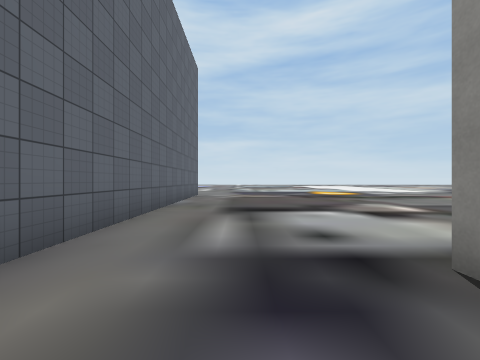
[1] (above)

24 first-person views from a walk through a scene from a Unity 3-D project. The camera is 1.3 m above the floor, looks level and sees 90° across. The floor is counted in squares, 2 m on a side. Each view is taken from the middle of a square. On the plan, view 1 faces up. The plan holds only what a view shows up to about 9 squares ahead; the rest is blank. The place goes on beyond the plan. Some surface patterns are stand-ins.

[2]
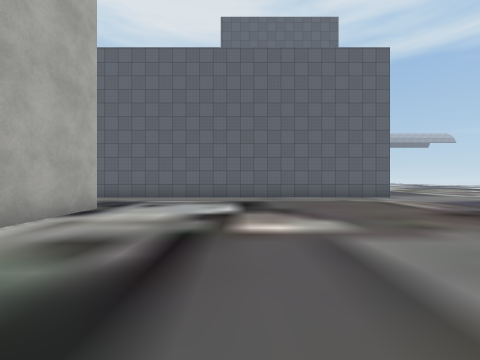

[3]
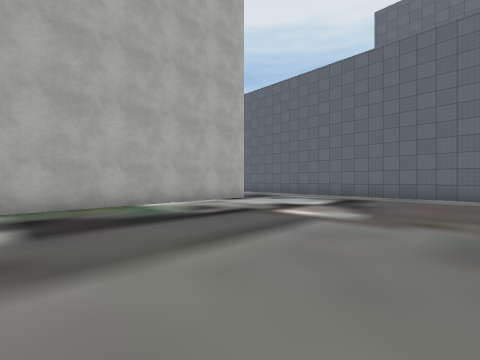

[4]
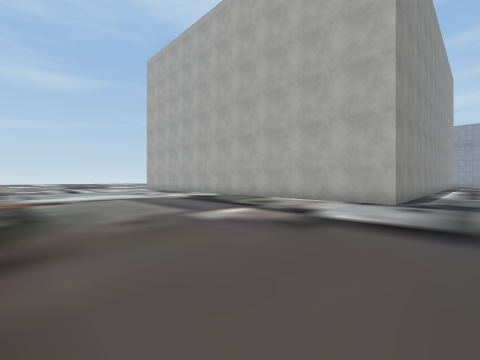

[5]
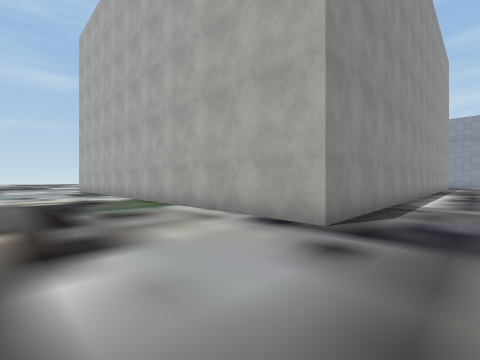

[6]
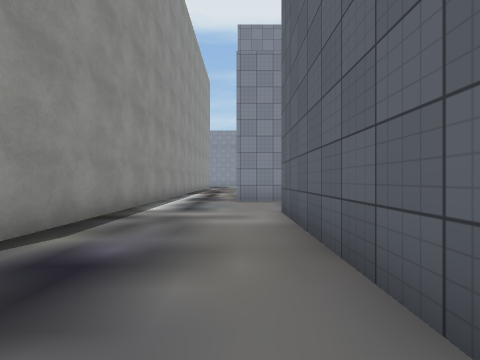

[7]
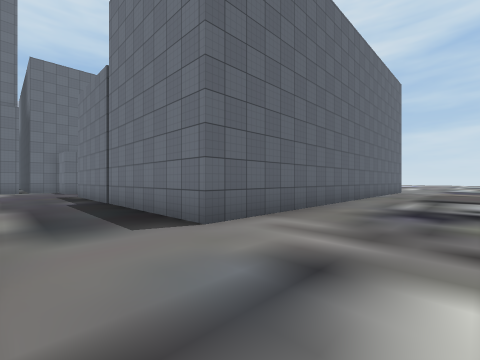

[8]
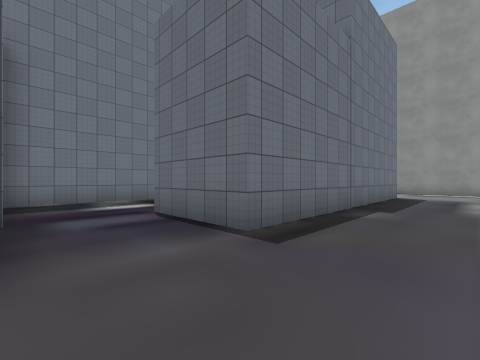

[9]
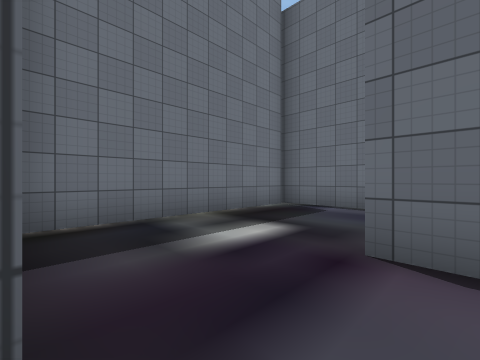

[10]
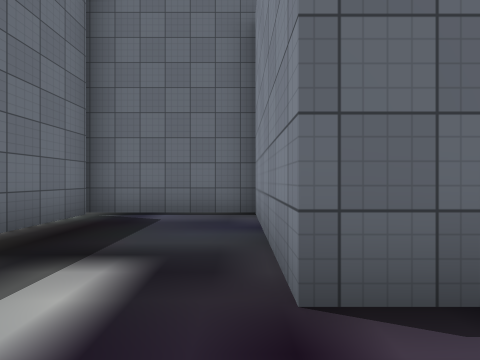

[11]
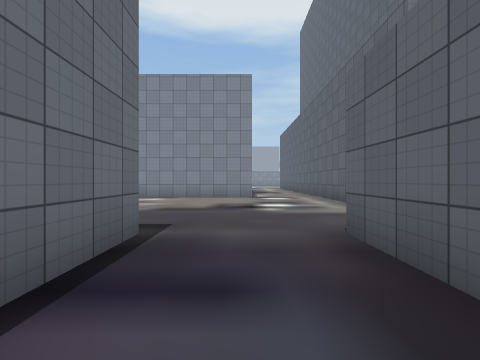

[12]
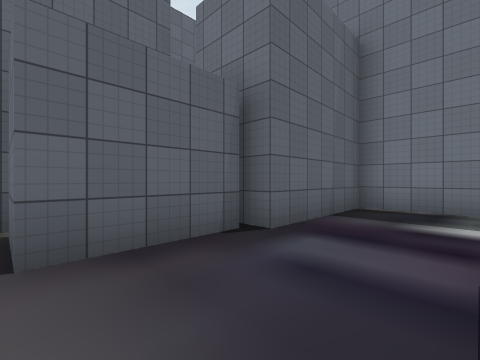

[13]
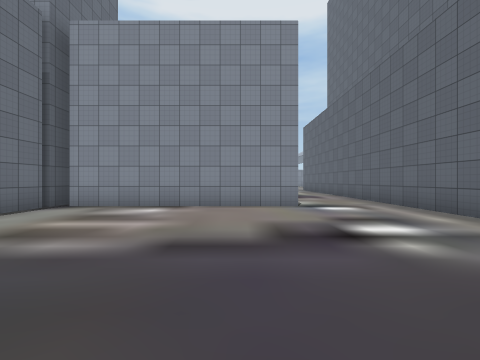

[14]
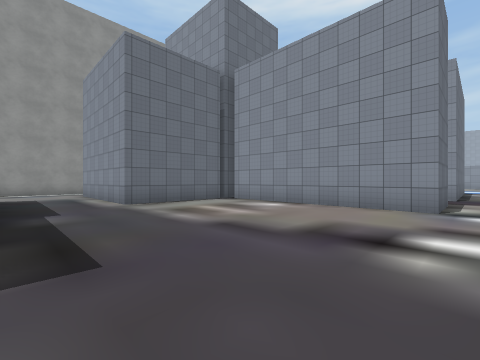

[15]
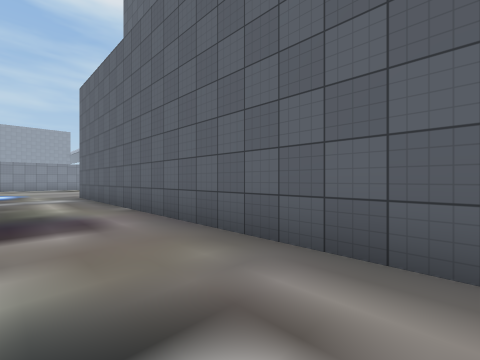

[16]
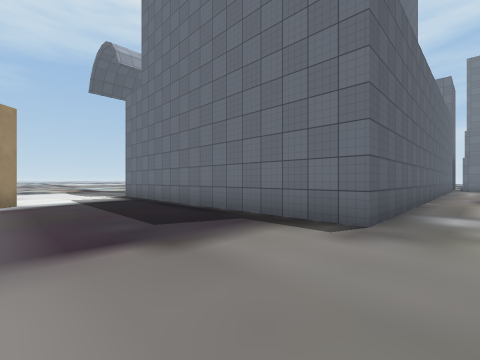

[17]
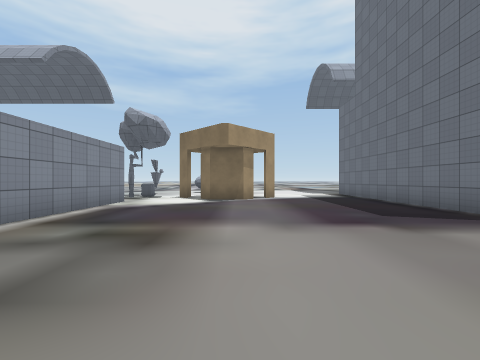

[18]
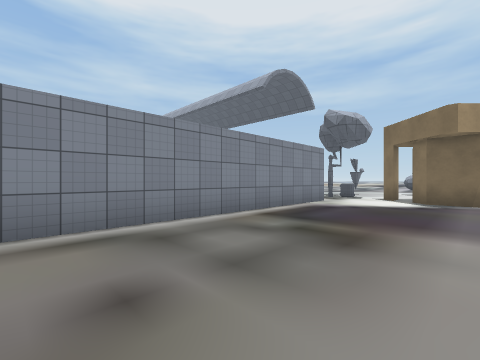

[19]
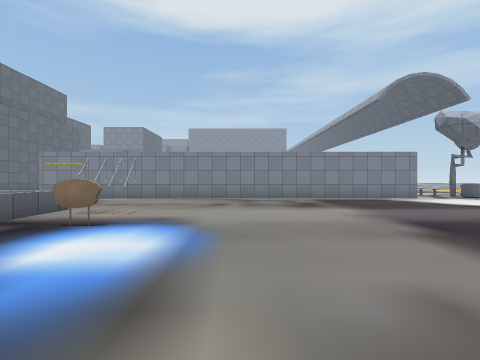

[20]
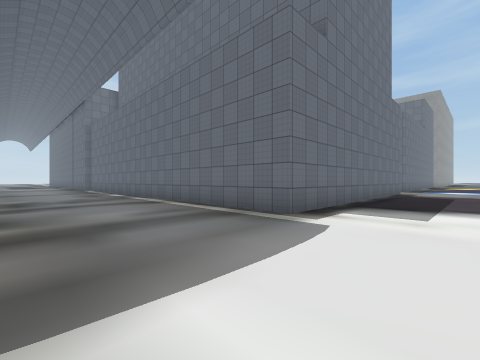

[21]
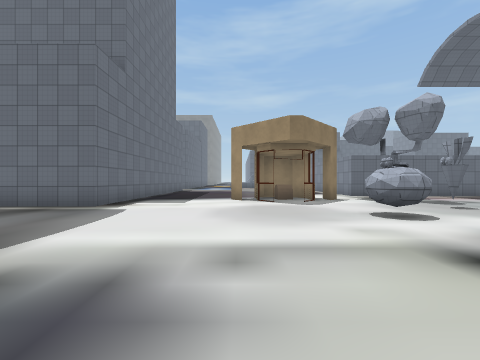

[22]
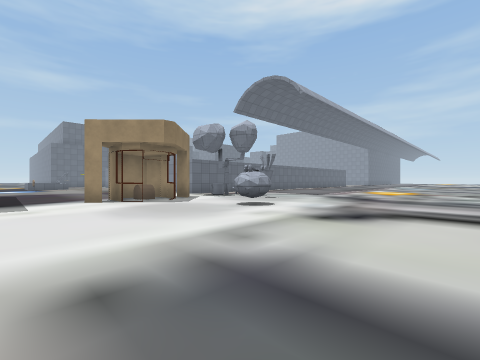

[23]
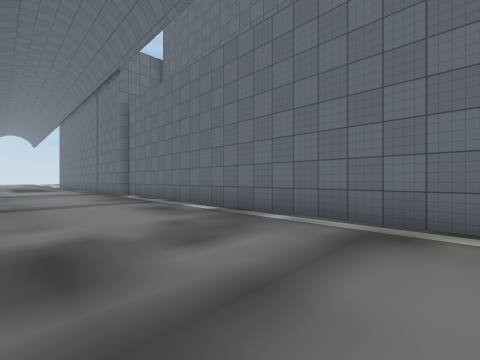

[24]
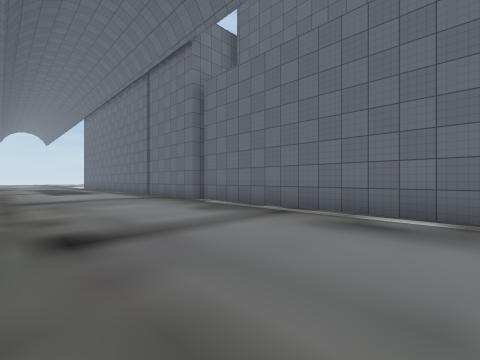

### Floor plan
Points are (right, up) in squares from view 1. A wall is a line through its corners. A room is listed if a view was taken in it or the views show most of it. See-through windows are left out.
Room 1 (views 1, 2, 3, 4, 5, 6)
walls: (-1.8, 9.5) (-1.8, -1.9) (-5.5, -1.9); (1.5, -3.4) (1.5, 1.8) (8.5, 1.8); (-5.4, -4.3) (-0.9, -4.3)
ways out: opening at (0.5, -4.5) to room 2; opening at (-6, -3.5) to room 3
Room 2 (view 7)
walls: (1.5, -6.1) (1.5, -3.4)
ways out: opening at (0.5, -4.5) to room 1
Room 3 (views 8, 9, 12, 13, 14)
walls: (-11.4, -7.9) (-5.8, -7.9); (-12.3, 0.4) (-12.3, -1.9) (-13.6, -1.9); (-5.5, -1.9) (-9.8, -1.9) (-9.8, 0.7); (-12, 0.6) (-12.6, 0.6); (-5.4, -8.5) (-5.4, -4.3)
ways out: opening at (-6, -3.5) to room 1; opening at (-11, 0) to room 4; opening at (-12.5, -7) to room 5
Room 4 (views 10, 11)
walls: (-9.8, 0.7) (-6.5, 0.7); (-6.2, 0.6) (-6.2, 3.9) (-12, 3.9) (-12, 0.6)
ways out: opening at (-11, 0) to room 3
Room 5 (views 15, 16, 17, 18, 19, 20, 21, 22, 23, 24)
walls: (-21.4, -21.1) (-21, -20.7) (-20.6, -21.1); (-21.9, -22) (-21.4, -21.6) (-20.3, -21.6); (-20.3, -21.4) (-20, -21.7) (-20, -23) (-20.4, -23.4); (-21.5, -23.4) (-22, -22.8); (-25.1, -24.1) (-25.1, -23.6); (-20.6, -23.9) (-21, -24.2) (-21.3, -23.9); (-23.3, -3) (-23.3, -1.9); (-19.4, -25.5) (-5.9, -25.5); (-11.4, -13.9) (-11.4, -12.1); (-14.1, -5.9) (-14.1, -17.4) (-23.1, -17.4) (-23.1, -3.4); (-11.4, -9.8) (-11.4, -7.9)
low walls: (-21.2, -22.8) (-21.2, -22.2); (-9.2, -22.1) (-9.2, -20.8)
ways out: opening at (-12.5, -7) to room 3; opening at (-21, -27); opening at (-20, -26); gap at (-9, -22)
objects: other object (-11, -22); other object (-11, -20); other object (-10, -22)

Positions as (right, up) in squares from view 1, and headings:
1: (0, 0), facing up
2: (7, 5), facing left
3: (8, 8), facing down-left
4: (0, 9), facing down-right
5: (0, 5), facing down-right
6: (-1, 3), facing down
7: (1, -4), facing up-left
8: (-12, -4), facing up-right
9: (-12, 0), facing up-right
10: (-11, 1), facing right
11: (-11, 1), facing down
12: (-10, -2), facing up-left
13: (-10, -2), facing down
14: (-12, -2), facing down-right
15: (-12, -7), facing down-left
16: (-13, -21), facing up-left
17: (-12, -22), facing left
18: (-12, -22), facing down-left
19: (-13, -17), facing down
20: (-27, -20), facing up-right
21: (-29, -21), facing right
22: (-29, -19), facing down-right
23: (-27, -14), facing up-right
24: (-28, -10), facing up-right
